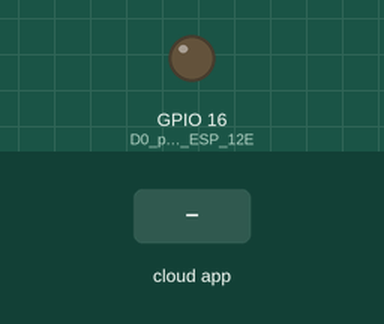
The sketch below on a simulated ESP8266 (NodeMCU). Parts: output pins drawn as LEDs (lit = HIGH). Inputs (shaded band) come from the test bench. WiFi joins after 1.5 s; servers stay silent unless stated; no MQTT or app messages arrive unless stated; what the sketch prints to the serial monitor is not drawn.

Above: at 2.7 s.
2.8 s: the phone or cloud app sets Light to 1
At 3.9 s:
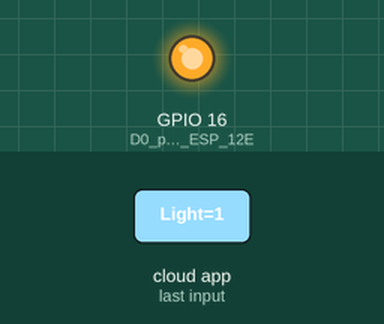
4.3 s: the phone or cloud app sets Light to 0
At 5.0 s:
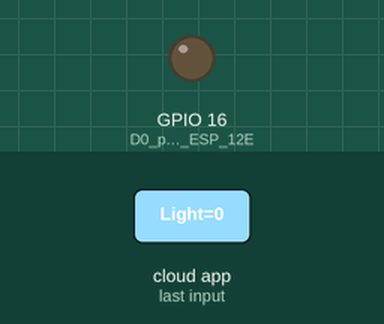
Timing chart, 0 to 7.3 s (numbered marks = the images above; inputs shaded):
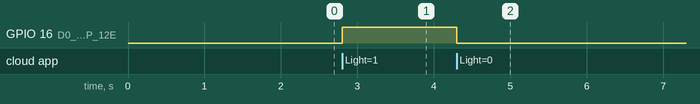

Measured:
- after the input at 2.8 s, GPIO 16 (D0_pin_in_ESP_12E): LOW → HIGH at once
- after the input at 4.3 s, GPIO 16 (D0_pin_in_ESP_12E): HIGH → LOW at once

The sketch:

MQTT.ino
```cpp
/***************************************************
 This code is edited form of Adafruit MQTT Library ESP8266 Example.

 This code is specifically made for AlexaPi controlled Appliances.

 For more details regarding this project, visit my website,
 http://www.techiesms.com

 ****************************************************/
#include <ESP8266WiFi.h>
#include "Adafruit_MQTT.h"
#include "Adafruit_MQTT_Client.h"

/************************* WiFi Access Point *********************************/

#define WLAN_SSID       "WiFi Name"
#define WLAN_PASS       "Password"

/************************* Adafruit.io Setup *********************************/

#define AIO_SERVER      "io.adafruit.com"
#define AIO_SERVERPORT  1883                   // use 8883 for SSL
#define AIO_USERNAME    "username"
#define AIO_KEY         "your AIO key"

/************ Global State (you don't need to change this!) ******************/

// Create an ESP8266 WiFiClient class to connect to the MQTT server.
WiFiClient client;
// or... use WiFiFlientSecure for SSL
//WiFiClientSecure client;

// Store the MQTT server, username, and password in flash memory.
// This is required for using the Adafruit MQTT library.
const char MQTT_SERVER[] PROGMEM    = AIO_SERVER;
const char MQTT_USERNAME[] PROGMEM  = AIO_USERNAME;
const char MQTT_PASSWORD[] PROGMEM  = AIO_KEY;

// Setup the MQTT client class by passing in the WiFi client and MQTT server and login details.
Adafruit_MQTT_Client mqtt(&client, MQTT_SERVER, AIO_SERVERPORT, MQTT_USERNAME, MQTT_PASSWORD);

/****************************** Feeds ***************************************/

// Setup a feed called 'photocell' for publishing.
// Notice MQTT paths for AIO follow the form: <username>/feeds/<feedname>
const char Light_FEED[] PROGMEM = AIO_USERNAME "/feeds/Light";
Adafruit_MQTT_Subscribe Light = Adafruit_MQTT_Subscribe(&mqtt, Light_FEED);

/*************************** Sketch Code ************************************/

// Bug workaround for Arduino 1.6.6, it seems to need a function declaration
// for some reason (only affects ESP8266, likely an arduino-builder bug).
void MQTT_connect();

int x=0;
int y=1;

void setup() {
  Serial.begin(115200);
  delay(10);

  Serial.println(F("Adafruit MQTT demo"));

  // Connect to WiFi access point.
  Serial.println(); Serial.println();
  Serial.print("Connecting to ");
  Serial.println(WLAN_SSID);

  WiFi.begin(WLAN_SSID, WLAN_PASS);
  while (WiFi.status() != WL_CONNECTED) {
    delay(500);
    Serial.print(".");
  }
  Serial.println();

  Serial.println("WiFi connected");
  Serial.println("IP address: "); Serial.println(WiFi.localIP());

  // Setup MQTT subscription for Light feed.
  mqtt.subscribe(&Light);
  pinMode(16,OUTPUT);  // D0 pin in ESP 12E

}


void loop() {
  // Ensure the connection to the MQTT server is alive (this will make the first
  // connection and automatically reconnect when disconnected).  See the MQTT_connect
  // function definition further below.
  MQTT_connect();

  // this is our 'wait for incoming subscription packets' busy subloop
  // try to spend your time here

  Adafruit_MQTT_Subscribe *subscription;
  while ((subscription = mqtt.readSubscription(1))) {

    if (subscription == &Light) {
      Serial.print(F("Got: "));
      Serial.println((char *)Light.lastread);
     uint16_t num = atoi((char *)Light.lastread);
      digitalWrite(16,num);
    }
  }

}

// Function to connect and reconnect as necessary to the MQTT server.
// Should be called in the loop function and it will take care if connecting.
void MQTT_connect() {
  int8_t ret;

  // Stop if already connected.
  if (mqtt.connected()) {
    return;
  }

  Serial.print("Connecting to MQTT... ");

  uint8_t retries = 3;
  while ((ret = mqtt.connect()) != 0) { // connect will return 0 for connected
       Serial.println(mqtt.connectErrorString(ret));
       Serial.println("Retrying MQTT connection in 5 seconds...");
       mqtt.disconnect();
       delay(5000);  // wait 5 seconds
       retries--;
       if (retries == 0) {
         // basically die and wait for WDT to reset me
         while (1);
       }
  }
  Serial.println("MQTT Connected!");
}
```
